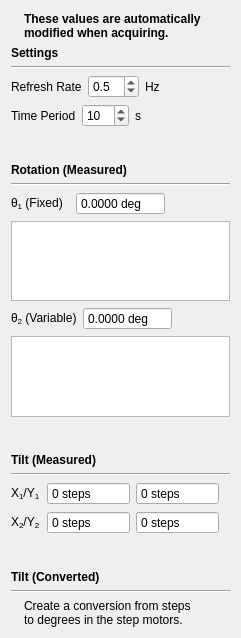
<?xml version="1.0" encoding="UTF-8"?>
<ui version="4.0">
 <class>PositionWindow</class>
 <widget class="QWidget" name="PositionWindow">
  <property name="geometry">
   <rect>
    <x>0</x>
    <y>0</y>
    <width>241</width>
    <height>638</height>
   </rect>
  </property>
  <property name="windowTitle">
   <string>Form</string>
  </property>
  <layout class="QVBoxLayout" name="verticalLayout">
   <item>
    <layout class="QHBoxLayout" name="horizontalLayout">
     <item>
      <widget class="QLabel" name="warning_sign">
       <property name="enabled">
        <bool>true</bool>
       </property>
       <property name="text">
        <string/>
       </property>
       <property name="pixmap">
        <pixmap resource="../../res/res.qrc">:/png/warning.png</pixmap>
       </property>
      </widget>
     </item>
     <item>
      <widget class="QLabel" name="warning_msg">
       <property name="enabled">
        <bool>true</bool>
       </property>
       <property name="font">
        <font>
         <weight>75</weight>
         <bold>true</bold>
        </font>
       </property>
       <property name="text">
        <string>These values are automatically
modified when acquiring.</string>
       </property>
      </widget>
     </item>
     <item>
      <spacer name="horizontalSpacer_3">
       <property name="orientation">
        <enum>Qt::Horizontal</enum>
       </property>
       <property name="sizeHint" stdset="0">
        <size>
         <width>383</width>
         <height>29</height>
        </size>
       </property>
      </spacer>
     </item>
    </layout>
   </item>
   <item>
    <widget class="QLabel" name="label_5">
     <property name="font">
      <font>
       <weight>75</weight>
       <bold>true</bold>
      </font>
     </property>
     <property name="text">
      <string>Settings</string>
     </property>
    </widget>
   </item>
   <item>
    <widget class="Line" name="line_2">
     <property name="orientation">
      <enum>Qt::Horizontal</enum>
     </property>
    </widget>
   </item>
   <item>
    <layout class="QHBoxLayout" name="horizontalLayout_2">
     <item>
      <widget class="QLabel" name="label">
       <property name="text">
        <string>Refresh Rate</string>
       </property>
      </widget>
     </item>
     <item>
      <widget class="QDoubleSpinBox" name="doubleSpinBox">
       <property name="prefix">
        <string/>
       </property>
       <property name="suffix">
        <string/>
       </property>
       <property name="decimals">
        <number>1</number>
       </property>
       <property name="maximum">
        <double>20.000000000000000</double>
       </property>
       <property name="singleStep">
        <double>0.100000000000000</double>
       </property>
       <property name="value">
        <double>0.500000000000000</double>
       </property>
      </widget>
     </item>
     <item>
      <widget class="QLabel" name="label_2">
       <property name="text">
        <string>Hz</string>
       </property>
      </widget>
     </item>
     <item>
      <spacer name="horizontalSpacer">
       <property name="orientation">
        <enum>Qt::Horizontal</enum>
       </property>
       <property name="sizeHint" stdset="0">
        <size>
         <width>40</width>
         <height>20</height>
        </size>
       </property>
      </spacer>
     </item>
    </layout>
   </item>
   <item>
    <layout class="QHBoxLayout" name="horizontalLayout_5">
     <item>
      <widget class="QLabel" name="label_6">
       <property name="text">
        <string>Time Period</string>
       </property>
      </widget>
     </item>
     <item>
      <widget class="QSpinBox" name="spinBox">
       <property name="minimum">
        <number>1</number>
       </property>
       <property name="maximum">
        <number>900</number>
       </property>
       <property name="value">
        <number>10</number>
       </property>
      </widget>
     </item>
     <item>
      <widget class="QLabel" name="label_7">
       <property name="text">
        <string>s</string>
       </property>
      </widget>
     </item>
     <item>
      <spacer name="horizontalSpacer_5">
       <property name="orientation">
        <enum>Qt::Horizontal</enum>
       </property>
       <property name="sizeHint" stdset="0">
        <size>
         <width>40</width>
         <height>20</height>
        </size>
       </property>
      </spacer>
     </item>
    </layout>
   </item>
   <item>
    <spacer name="verticalSpacer_2">
     <property name="orientation">
      <enum>Qt::Vertical</enum>
     </property>
     <property name="sizeType">
      <enum>QSizePolicy::Fixed</enum>
     </property>
     <property name="sizeHint" stdset="0">
      <size>
       <width>20</width>
       <height>30</height>
      </size>
     </property>
    </spacer>
   </item>
   <item>
    <widget class="QLabel" name="label_4">
     <property name="font">
      <font>
       <weight>75</weight>
       <bold>true</bold>
      </font>
     </property>
     <property name="text">
      <string>Rotation (Measured)</string>
     </property>
    </widget>
   </item>
   <item>
    <widget class="Line" name="line">
     <property name="orientation">
      <enum>Qt::Horizontal</enum>
     </property>
    </widget>
   </item>
   <item>
    <layout class="QHBoxLayout" name="horizontalLayout_3">
     <item>
      <widget class="QLabel" name="label_3">
       <property name="minimumSize">
        <size>
         <width>59</width>
         <height>0</height>
        </size>
       </property>
       <property name="text">
        <string>&lt;html&gt;&lt;head/&gt;&lt;body&gt;&lt;p&gt;θ&lt;span style=&quot; vertical-align:sub;&quot;&gt;1&lt;/span&gt; (Fixed)&lt;/p&gt;&lt;/body&gt;&lt;/html&gt;</string>
       </property>
      </widget>
     </item>
     <item>
      <widget class="QDoubleSpinBox" name="doubleSpinBox_2">
       <property name="readOnly">
        <bool>true</bool>
       </property>
       <property name="buttonSymbols">
        <enum>QAbstractSpinBox::NoButtons</enum>
       </property>
       <property name="suffix">
        <string> deg</string>
       </property>
       <property name="decimals">
        <number>4</number>
       </property>
       <property name="minimum">
        <double>-360.000000000000000</double>
       </property>
       <property name="maximum">
        <double>360.000000000000000</double>
       </property>
      </widget>
     </item>
     <item>
      <spacer name="horizontalSpacer_2">
       <property name="orientation">
        <enum>Qt::Horizontal</enum>
       </property>
       <property name="sizeHint" stdset="0">
        <size>
         <width>40</width>
         <height>20</height>
        </size>
       </property>
      </spacer>
     </item>
    </layout>
   </item>
   <item>
    <widget class="QChartView" name="angle1_plot">
     <property name="minimumSize">
      <size>
       <width>0</width>
       <height>70</height>
      </size>
     </property>
     <property name="maximumSize">
      <size>
       <width>16777215</width>
       <height>16777215</height>
      </size>
     </property>
    </widget>
   </item>
   <item>
    <layout class="QHBoxLayout" name="horizontalLayout_4">
     <item>
      <widget class="QLabel" name="t2_label">
       <property name="text">
        <string>&lt;html&gt;&lt;head/&gt;&lt;body&gt;&lt;p&gt;θ&lt;span style=&quot; vertical-align:sub;&quot;&gt;2&lt;/span&gt; (Variable)&lt;/p&gt;&lt;/body&gt;&lt;/html&gt;</string>
       </property>
      </widget>
     </item>
     <item>
      <widget class="QDoubleSpinBox" name="doubleSpinBox_3">
       <property name="frame">
        <bool>true</bool>
       </property>
       <property name="readOnly">
        <bool>true</bool>
       </property>
       <property name="buttonSymbols">
        <enum>QAbstractSpinBox::NoButtons</enum>
       </property>
       <property name="suffix">
        <string> deg</string>
       </property>
       <property name="decimals">
        <number>4</number>
       </property>
       <property name="minimum">
        <double>-360.000000000000000</double>
       </property>
       <property name="maximum">
        <double>360.000000000000000</double>
       </property>
      </widget>
     </item>
     <item>
      <spacer name="horizontalSpacer_4">
       <property name="orientation">
        <enum>Qt::Horizontal</enum>
       </property>
       <property name="sizeHint" stdset="0">
        <size>
         <width>40</width>
         <height>20</height>
        </size>
       </property>
      </spacer>
     </item>
    </layout>
   </item>
   <item>
    <widget class="QChartView" name="angle2_plot">
     <property name="minimumSize">
      <size>
       <width>0</width>
       <height>70</height>
      </size>
     </property>
     <property name="maximumSize">
      <size>
       <width>16777215</width>
       <height>16777215</height>
      </size>
     </property>
    </widget>
   </item>
   <item>
    <spacer name="verticalSpacer_3">
     <property name="orientation">
      <enum>Qt::Vertical</enum>
     </property>
     <property name="sizeType">
      <enum>QSizePolicy::Fixed</enum>
     </property>
     <property name="sizeHint" stdset="0">
      <size>
       <width>20</width>
       <height>30</height>
      </size>
     </property>
    </spacer>
   </item>
   <item>
    <widget class="QLabel" name="label_8">
     <property name="font">
      <font>
       <weight>75</weight>
       <bold>true</bold>
      </font>
     </property>
     <property name="text">
      <string>Tilt (Measured)</string>
     </property>
    </widget>
   </item>
   <item>
    <widget class="Line" name="line_3">
     <property name="orientation">
      <enum>Qt::Horizontal</enum>
     </property>
    </widget>
   </item>
   <item>
    <layout class="QHBoxLayout" name="horizontalLayout_8">
     <item>
      <widget class="QLabel" name="t1_label_2">
       <property name="sizePolicy">
        <sizepolicy hsizetype="Minimum" vsizetype="Preferred">
         <horstretch>0</horstretch>
         <verstretch>0</verstretch>
        </sizepolicy>
       </property>
       <property name="text">
        <string>&lt;html&gt;&lt;head/&gt;&lt;body&gt;&lt;p&gt;X&lt;span style=&quot; vertical-align:sub;&quot;&gt;1&lt;/span&gt;/Y&lt;span style=&quot; vertical-align:sub;&quot;&gt;1&lt;/span&gt;&lt;/p&gt;&lt;/body&gt;&lt;/html&gt;</string>
       </property>
      </widget>
     </item>
     <item>
      <widget class="QSpinBox" name="spinBox_6">
       <property name="readOnly">
        <bool>true</bool>
       </property>
       <property name="buttonSymbols">
        <enum>QAbstractSpinBox::NoButtons</enum>
       </property>
       <property name="suffix">
        <string> steps</string>
       </property>
       <property name="maximum">
        <number>999999999</number>
       </property>
      </widget>
     </item>
     <item>
      <widget class="QSpinBox" name="spinBox_8">
       <property name="readOnly">
        <bool>true</bool>
       </property>
       <property name="buttonSymbols">
        <enum>QAbstractSpinBox::NoButtons</enum>
       </property>
       <property name="suffix">
        <string> steps</string>
       </property>
       <property name="maximum">
        <number>999999999</number>
       </property>
      </widget>
     </item>
     <item>
      <spacer name="horizontalSpacer_7">
       <property name="orientation">
        <enum>Qt::Horizontal</enum>
       </property>
       <property name="sizeHint" stdset="0">
        <size>
         <width>40</width>
         <height>20</height>
        </size>
       </property>
      </spacer>
     </item>
    </layout>
   </item>
   <item>
    <layout class="QHBoxLayout" name="horizontalLayout_9">
     <item>
      <widget class="QLabel" name="t1_label_3">
       <property name="sizePolicy">
        <sizepolicy hsizetype="Minimum" vsizetype="Preferred">
         <horstretch>0</horstretch>
         <verstretch>0</verstretch>
        </sizepolicy>
       </property>
       <property name="text">
        <string>&lt;html&gt;&lt;head/&gt;&lt;body&gt;&lt;p&gt;X&lt;span style=&quot; vertical-align:sub;&quot;&gt;2&lt;/span&gt;/Y&lt;span style=&quot; vertical-align:sub;&quot;&gt;2&lt;/span&gt;&lt;/p&gt;&lt;/body&gt;&lt;/html&gt;</string>
       </property>
      </widget>
     </item>
     <item>
      <widget class="QSpinBox" name="spinBox_7">
       <property name="readOnly">
        <bool>true</bool>
       </property>
       <property name="buttonSymbols">
        <enum>QAbstractSpinBox::NoButtons</enum>
       </property>
       <property name="suffix">
        <string> steps</string>
       </property>
       <property name="maximum">
        <number>999999999</number>
       </property>
      </widget>
     </item>
     <item>
      <widget class="QSpinBox" name="spinBox_9">
       <property name="readOnly">
        <bool>true</bool>
       </property>
       <property name="buttonSymbols">
        <enum>QAbstractSpinBox::NoButtons</enum>
       </property>
       <property name="suffix">
        <string> steps</string>
       </property>
       <property name="maximum">
        <number>999999999</number>
       </property>
      </widget>
     </item>
     <item>
      <spacer name="horizontalSpacer_8">
       <property name="orientation">
        <enum>Qt::Horizontal</enum>
       </property>
       <property name="sizeHint" stdset="0">
        <size>
         <width>40</width>
         <height>20</height>
        </size>
       </property>
      </spacer>
     </item>
    </layout>
   </item>
   <item>
    <spacer name="verticalSpacer_4">
     <property name="orientation">
      <enum>Qt::Vertical</enum>
     </property>
     <property name="sizeType">
      <enum>QSizePolicy::Fixed</enum>
     </property>
     <property name="sizeHint" stdset="0">
      <size>
       <width>20</width>
       <height>30</height>
      </size>
     </property>
    </spacer>
   </item>
   <item>
    <widget class="QLabel" name="label_9">
     <property name="font">
      <font>
       <weight>75</weight>
       <bold>true</bold>
      </font>
     </property>
     <property name="text">
      <string>Tilt (Converted)</string>
     </property>
    </widget>
   </item>
   <item>
    <widget class="Line" name="line_4">
     <property name="orientation">
      <enum>Qt::Horizontal</enum>
     </property>
    </widget>
   </item>
   <item>
    <layout class="QHBoxLayout" name="horizontalLayout_10">
     <item>
      <widget class="QLabel" name="label_11">
       <property name="text">
        <string/>
       </property>
       <property name="pixmap">
        <pixmap resource="../../res/res.qrc">:/png/todo.png</pixmap>
       </property>
      </widget>
     </item>
     <item>
      <widget class="QLabel" name="label_10">
       <property name="text">
        <string>Create a conversion from steps
to degrees in the step motors.</string>
       </property>
      </widget>
     </item>
     <item>
      <spacer name="horizontalSpacer_9">
       <property name="orientation">
        <enum>Qt::Horizontal</enum>
       </property>
       <property name="sizeHint" stdset="0">
        <size>
         <width>40</width>
         <height>20</height>
        </size>
       </property>
      </spacer>
     </item>
    </layout>
   </item>
   <item>
    <spacer name="verticalSpacer">
     <property name="orientation">
      <enum>Qt::Vertical</enum>
     </property>
     <property name="sizeHint" stdset="0">
      <size>
       <width>20</width>
       <height>40</height>
      </size>
     </property>
    </spacer>
   </item>
  </layout>
 </widget>
 <customwidgets>
  <customwidget>
   <class>QChartView</class>
   <extends>QGraphicsView</extends>
   <header>QtCharts</header>
  </customwidget>
 </customwidgets>
 <resources>
  <include location="../../res/res.qrc"/>
 </resources>
 <connections/>
</ui>
